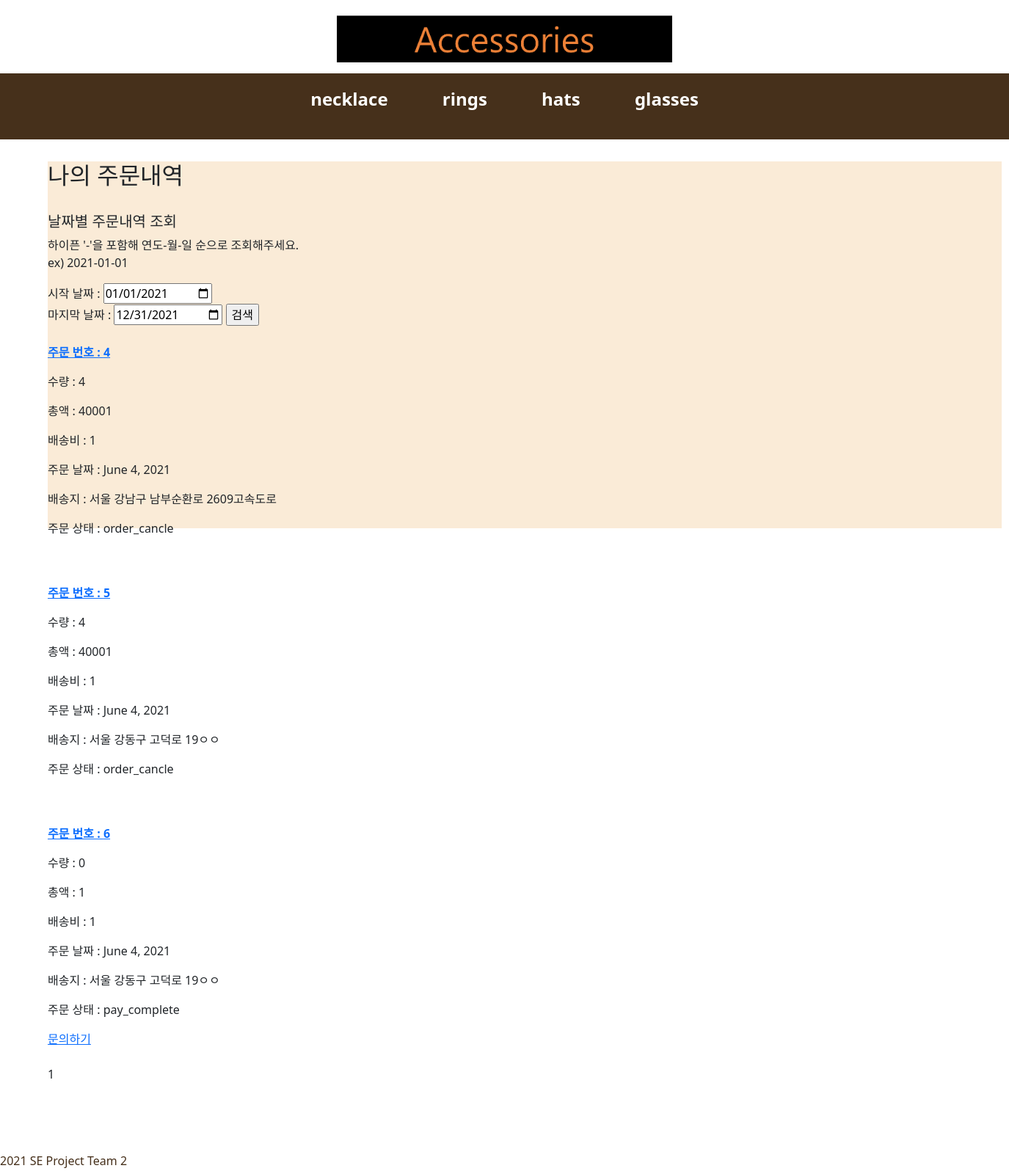
Page /order/myOrder/ (signed in) on the earlier database version.
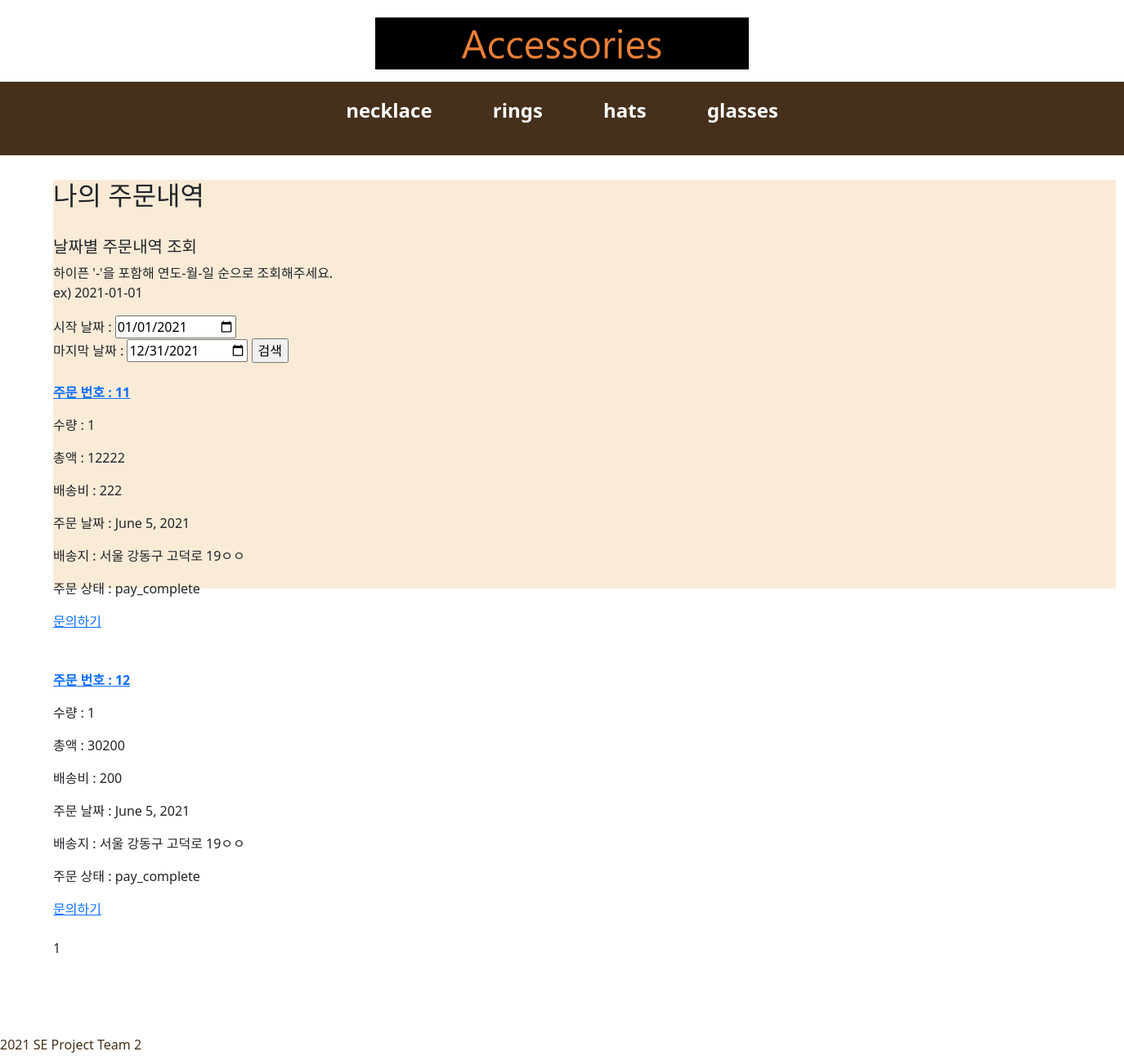
Same page on the later database version.
### orderApp/models.py (models this page shows)
class Order(models.Model):
    CATEGORY_CHOICES=(
        ('order_continue', 'order_continue'),
        ('order_cancle', 'order_cancle'),
        ('pay_cancle', 'pay_cancle'),
        ('pay_complete', 'pay_complete'),
        ('shipping', 'shipping'),
        ('shipping_complete', 'shipping_complete'),
        ('order_complete', 'order_complete')
    )
    order_user=models.CharField(max_length=250, blank=True)
    date_added = models.DateField(auto_now_add=True)
    total_price = models.IntegerField()
    total_quantity = models.IntegerField()
    order_state=models.CharField(max_length=20, choices=CATEGORY_CHOICES)
    total_shipping_fee=models.IntegerField()
    shipping_address=models.CharField(max_length=1000)
    coupon_id=models.CharField(max_length=1000)
    class Meta:
        db_table='Order'
        ordering=['date_added']

### orderApp/views.py (the view)
# urls.py: path('myOrder/', order_views.view_myOrder, name="view_myOrder"),
def view_myOrder(request):
    cart_count=context_processors.counter(request)
    cart_count=int(cart_count)
    count={'cart_count':cart_count}
    user_id=request.session.get('user_id')
    orders=Order.objects.filter(order_user=user_id)
    paginator=Paginator(orders, 5)
    page=request.GET.get('page')
    posts=paginator.get_page(page)
    for order in orders:
        if order.order_state == 'order_continue':
            order.order_state='order_cancle'
            order.save()
    return render(request, 'my_order.html', {'count':count, 'posts':posts})

### cartApp/context_processors.py (called while the page is built)
def counter(request):
    item_count=0
    if 'admin' in request.path:
        return {}
    else:
        try:
            cart= Cart.objects.filter(cart_id=request.session.get('user_id'))
            cart_items = CartItem.objects.all().filter(cart=cart[:1])
            for cart_item in cart_items:
                item_count+=cart_item.quantity
        except Cart.DoesNotExist:
            item_count=0
    return item_count

### orderApp/templates/my_order.html (shortened to what this page needs)
{% extends 'base.html' %}
{% block content %}
    <section>
        <h2>나의 주문내역</h2>
        <div>
            <br>
            <h5>날짜별 주문내역 조회</h3>
                <p>하이픈 '-'을 포함해 연도-월-일 순으로 조회해주세요.
                    <br>ex) 2021-01-01
                </p>
            <form action="{% url 'order:search_order' %}" method="POST">
                시작 날짜 : <input type="date" value="{{minDate|default:'2021-01-01'}}" name="minDate" required>
                <br>마지막 날짜 : <input type="date" value="{{maxDate|default:'2021-12-31'}}" name="maxDate" required>
                <input type="submit" value="검색">
            </form>
        </div>
        <div>
            {% for order in posts%}
                <br>
                <div sytle="margin:30px; border:solid">
                    <p><strong><a href="{% url 'order:order_detail' order.id %}">주문 번호 : {{order.id}}</a></strong></p>
                    <p>수량 : {{order.total_quantity}}</p>
                    <p>총액 : {{order.total_price}}</p>
                    <p>배송비 : {{order.total_shipping_fee}}</p>
                    <p>주문 날짜 : {{order.date_added}}</p>
                    <p>배송지 : {{order.shipping_address}}</p>
                    <p>주문 상태 : {{order.order_state}}</p>
                    {% if order.order_state == 'pay_complete' %}
                        <a href="{% url 'question:postquestion_view' %}">문의하기</a>
                    {% elif order.order_state == 'shipping' %}
                        <button>문의하기</button>
                    {% elif order.order_state == 'shipping_complete' %}
                        <button>구매확정</button>
                    {% elif order.order_state == 'order_complete' %}
                        <button>상품평</button>
                    {% endif %}
                </div>
                <br>
            {% endfor %}
            <span>{{posts.number}}</span>
            <br><br><br><br><br><br>
        </div>
    </section>
{% endblock %}

Differences in the rows shown:
removed Order: id "4", total_quantity "4", total_price "40001", total_shipping_fee "1", date_added "June 4, 2021", shipping_address "서울 강남구 남부순환로 2609고속도로", order_state "order_cancle"
removed Order: id "5", total_quantity "4", total_price "40001", total_shipping_fee "1", date_added "June 4, 2021", shipping_address "서울 강동구 고덕로 19ㅇㅇ", order_state "order_cancle"
removed Order: id "6", total_quantity "0", total_price "1", total_shipping_fee "1", date_added "June 4, 2021", shipping_address "서울 강동구 고덕로 19ㅇㅇ", order_state "pay_complete", shows "문의하기"
added Order: id "11", total_quantity "1", total_price "12222", total_shipping_fee "222", date_added "June 5, 2021", shipping_address "서울 강동구 고덕로 19ㅇㅇ", order_state "pay_complete", shows "문의하기"
added Order: id "12", total_quantity "1", total_price "30200", total_shipping_fee "200", date_added "June 5, 2021", shipping_address "서울 강동구 고덕로 19ㅇㅇ", order_state "pay_complete", shows "문의하기"
